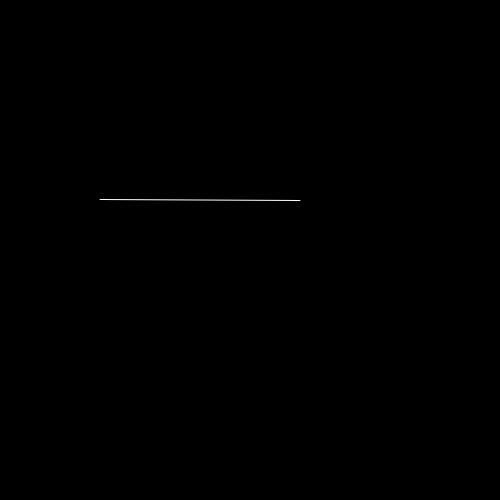
Frame 1 (no input)
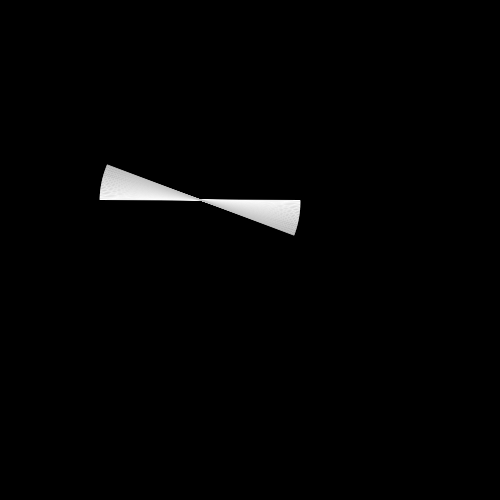
Frame 60 (no input)
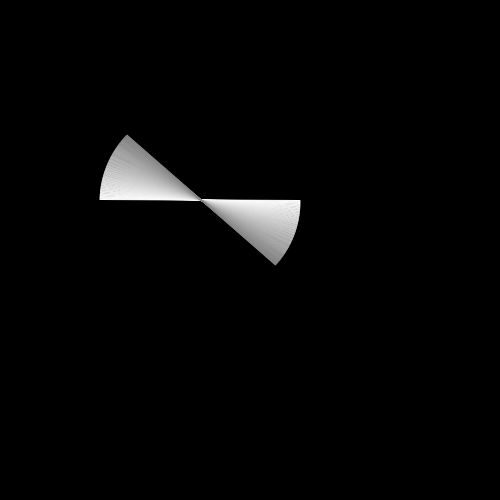
Frame 120 (the mouse pressed at the canvas centre since frame 60)

The p5.js sketch that drew these frames (run headless with seeded random() and noise() and a simulated clock; from frame 60 on, the mouse is pressed at the canvas centre):

// p5.js sketch
// ── sketch.js
class CircleGrid {
	constructor(levels, divisions, radius, divisionGrow = 2) {
		this.levels = levels
		this.divisions = divisions
		this.radius = radius
		this.divisionGrow = divisionGrow
		this.offset = radius / levels
		this.angle = (2 * Math.PI) / divisions
	}

	iterate = callback => {
		let sum = 0
		for (let i = 0; i < this.levels; i++) {
			let activeDivisions = this.divisionGrow * this.divisions* i
			let activeAngle = (2 * Math.PI) / activeDivisions
			for (let j = 0; j < activeDivisions; j++) {
				let expectedPos = createVector(
					i * this.offset * Math.cos(activeAngle * j),
					i * this.offset * Math.sin(activeAngle * j)
				)
				push()
				rotate(activeAngle * j)
				translate(i * this.offset, 0)
				callback({
					offset: i * this.offset,
					angle: activeAngle,
					pos: expectedPos,
					division: j,
					levels: i,
					index: sum
				})
				sum ++
				pop()
			}	
		}
	}
}

const W = 500
const H = 500
const SRC_W =250
const SRC_H = 250

const grid = new CircleGrid(18, 12, 250)
let src
let dictionary = []
function setup() {
	createCanvas(500, 500);
	background(0)
}

function draw() {
	translate(200, 200)
	push()
	translate(frameCount * 0.01, 0)
	rotate(frameCount * 0.006)
	stroke(Math.abs(frameCount % 510 - 255))
	let size = (Math.cos(frameCount * 0.002) + 1) * 50
	line(size, 0, -size, 0)
	pop()
}

function lookUp(x, y, srcPixels) {
	let srcX = Math.floor(x * (SRC_W / W))
	let srcY = Math.floor(y * (SRC_H / H))
	let index = srcY * SRC_W + srcX
	// console.log(index)
	let c = color(srcPixels[index * 4], srcPixels[index * 4 + 1], srcPixels[index * 4 + 2])
	return brightness(c) < 50
}
